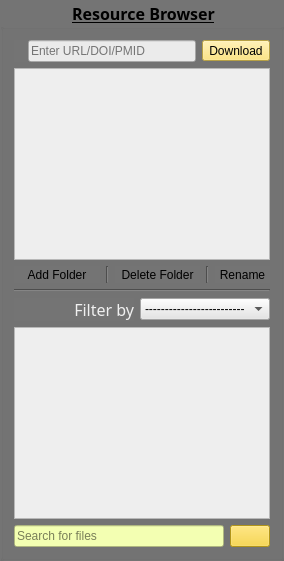
     <widget class="QGroupBox" name="groupBox">
      <property name="sizePolicy">
       <sizepolicy hsizetype="Expanding" vsizetype="Preferred">
        <horstretch>1</horstretch>
        <verstretch>0</verstretch>
       </sizepolicy>
      </property>
      <property name="font">
       <font>
        <family>Trebuchet MS</family>
        <pointsize>12</pointsize>
        <weight>75</weight>
        <bold>true</bold>
        <underline>true</underline>
       </font>
      </property>
      <property name="styleSheet">
       <string notr="true">background-color: rgb(116, 116, 116);</string>
      </property>
      <property name="title">
       <string>Resource Browser</string>
      </property>
      <property name="alignment">
       <set>Qt::AlignCenter</set>
      </property>
      <property name="flat">
       <bool>true</bool>
      </property>
      <property name="checkable">
       <bool>false</bool>
      </property>
      <property name="checked">
       <bool>false</bool>
      </property>
      <layout class="QVBoxLayout" name="verticalLayout" stretch="0,0,0,0,0,0,0">
       <item>
        <layout class="QHBoxLayout" name="horizontalLayout">
         <property name="spacing">
          <number>0</number>
         </property>
         <property name="sizeConstraint">
          <enum>QLayout::SetDefaultConstraint</enum>
         </property>
         <item>
          <widget class="QLabel" name="label">
           <property name="text">
            <string/>
           </property>
          </widget>
         </item>
         <item>
          <widget class="QLabel" name="label_3">
           <property name="text">
            <string/>
           </property>
          </widget>
         </item>
         <item>
          <widget class="QLineEdit" name="inputurl">
           <property name="styleSheet">
            <string notr="true">background-color: rgb(235, 235, 235);</string>
           </property>
           <property name="alignment">
            <set>Qt::AlignLeading|Qt::AlignLeft|Qt::AlignVCenter</set>
           </property>
           <property name="dragEnabled">
            <bool>true</bool>
           </property>
           <property name="placeholderText">
            <string>Enter URL/DOI/PMID</string>
           </property>
           <property name="clearButtonEnabled">
            <bool>true</bool>
           </property>
          </widget>
         </item>
         <item>
          <spacer name="horizontalSpacer">
           <property name="orientation">
            <enum>Qt::Horizontal</enum>
           </property>
           <property name="sizeType">
            <enum>QSizePolicy::Minimum</enum>
           </property>
           <property name="sizeHint" stdset="0">
            <size>
             <width>6</width>
             <height>6</height>
            </size>
           </property>
          </spacer>
         </item>
         <item>
          <widget class="QToolButton" name="downloadbutton">
           <property name="sizePolicy">
            <sizepolicy hsizetype="Fixed" vsizetype="Fixed">
             <horstretch>0</horstretch>
             <verstretch>0</verstretch>
            </sizepolicy>
           </property>
           <property name="toolTip">
            <string>&lt;html&gt;&lt;head/&gt;&lt;body&gt;&lt;p&gt;&lt;span style=&quot; color:#000000;&quot;&gt;Download to the selected folder&lt;/span&gt;&lt;/p&gt;&lt;/body&gt;&lt;/html&gt; </string>
           </property>
           <property name="autoFillBackground">
            <bool>false</bool>
           </property>
           <property name="styleSheet">
            <string notr="true">background-color: rgb(255, 224, 97);





</string>
           </property>
           <property name="text">
            <string>Download</string>
           </property>
           <property name="icon">
            <iconset>
             <normaloff>ico/030.png</normaloff>ico/030.png</iconset>
           </property>
           <property name="iconSize">
            <size>
             <width>41</width>
             <height>19</height>
            </size>
           </property>
           <property name="checkable">
            <bool>false</bool>
           </property>
           <property name="toolButtonStyle">
            <enum>Qt::ToolButtonFollowStyle</enum>
           </property>
          </widget>
         </item>
        </layout>
       </item>
       <item>
        <widget class="QTreeView" name="tree">
         <property name="styleSheet">
          <string notr="true">background-color: rgb(238, 238, 238);</string>
         </property>
        </widget>
       </item>
       <item>
        <layout class="QHBoxLayout" name="horizontalLayout_3">
         <item>
          <widget class="QToolButton" name="newfolder">
           <property name="sizePolicy">
            <sizepolicy hsizetype="Ignored" vsizetype="Fixed">
             <horstretch>0</horstretch>
             <verstretch>0</verstretch>
            </sizepolicy>
           </property>
           <property name="toolTip">
            <string>Creates new folder</string>
           </property>
           <property name="autoFillBackground">
            <bool>false</bool>
           </property>
           <property name="styleSheet">
            <string notr="true">QToolTip { color: #000; background-color: #fff; border: none; }
QToolButton{border:none;}
</string>
           </property>
           <property name="text">
            <string>Add Folder</string>
           </property>
           <property name="icon">
            <iconset>
             <normaloff>ico/019.png</normaloff>ico/019.png</iconset>
           </property>
           <property name="iconSize">
            <size>
             <width>37</width>
             <height>40</height>
            </size>
           </property>
           <property name="toolButtonStyle">
            <enum>Qt::ToolButtonFollowStyle</enum>
           </property>
          </widget>
         </item>
         <item>
          <widget class="Line" name="line_2">
           <property name="orientation">
            <enum>Qt::Vertical</enum>
           </property>
          </widget>
         </item>
         <item>
          <widget class="QToolButton" name="deletefolder">
           <property name="sizePolicy">
            <sizepolicy hsizetype="Ignored" vsizetype="Fixed">
             <horstretch>0</horstretch>
             <verstretch>0</verstretch>
            </sizepolicy>
           </property>
           <property name="palette">
            <palette>
             <active>
              <colorrole role="Button">
               <brush brushstyle="SolidPattern">
                <color alpha="255">
                 <red>116</red>
                 <green>116</green>
                 <blue>116</blue>
                </color>
               </brush>
              </colorrole>
              <colorrole role="Base">
               <brush brushstyle="SolidPattern">
                <color alpha="255">
                 <red>116</red>
                 <green>116</green>
                 <blue>116</blue>
                </color>
               </brush>
              </colorrole>
              <colorrole role="Window">
               <brush brushstyle="SolidPattern">
                <color alpha="255">
                 <red>116</red>
                 <green>116</green>
                 <blue>116</blue>
                </color>
               </brush>
              </colorrole>
             </active>
             <inactive>
              <colorrole role="Button">
               <brush brushstyle="SolidPattern">
                <color alpha="255">
                 <red>116</red>
                 <green>116</green>
                 <blue>116</blue>
                </color>
               </brush>
              </colorrole>
              <colorrole role="Base">
               <brush brushstyle="SolidPattern">
                <color alpha="255">
                 <red>116</red>
                 <green>116</green>
                 <blue>116</blue>
                </color>
               </brush>
              </colorrole>
              <colorrole role="Window">
               <brush brushstyle="SolidPattern">
                <color alpha="255">
                 <red>116</red>
                 <green>116</green>
                 <blue>116</blue>
                </color>
               </brush>
              </colorrole>
             </inactive>
             <disabled>
              <colorrole role="Button">
               <brush brushstyle="SolidPattern">
                <color alpha="255">
                 <red>116</red>
                 <green>116</green>
                 <blue>116</blue>
                </color>
               </brush>
              </colorrole>
              <colorrole role="Base">
               <brush brushstyle="SolidPattern">
                <color alpha="255">
                 <red>116</red>
                 <green>116</green>
                 <blue>116</blue>
                </color>
               </brush>
              </colorrole>
              <colorrole role="Window">
               <brush brushstyle="SolidPattern">
                <color alpha="255">
                 <red>116</red>
                 <green>116</green>
                 <blue>116</blue>
                </color>
               </brush>
              </colorrole>
             </disabled>
            </palette>
           </property>
           <property name="font">
            <font>
             <weight>50</weight>
             <bold>false</bold>
             <stylestrategy>PreferDefault</stylestrategy>
            </font>
           </property>
           <property name="toolTip">
            <string>Deleting folder will delete all the files</string>
           </property>
           <property name="statusTip">
            <string/>
           </property>
           <property name="styleSheet">
            <string notr="true">QToolTip { color: #000; background-color: #fff; border: none; }
QToolButton{border:none;}

</string>
           </property>
           <property name="text">
            <string>Delete Folder</string>
           </property>
           <property name="icon">
            <iconset>
             <normaloff>ico/020.png</normaloff>ico/020.png</iconset>
           </property>
           <property name="iconSize">
            <size>
             <width>37</width>
             <height>40</height>
            </size>
           </property>
           <property name="toolButtonStyle">
            <enum>Qt::ToolButtonFollowStyle</enum>
           </property>
          </widget>
         </item>
         <item>
          <widget class="Line" name="line_3">
           <property name="orientation">
            <enum>Qt::Vertical</enum>
           </property>
          </widget>
         </item>
         <item>
          <widget class="QToolButton" name="renamefolder">
           <property name="toolTip">
            <string>&lt;html&gt;&lt;head/&gt;&lt;body&gt;&lt;p&gt;&lt;span style=&quot; color:#000000;&quot;&gt;Rename selected folder&lt;/span&gt;&lt;/p&gt;&lt;/body&gt;&lt;/html&gt;</string>
           </property>
           <property name="styleSheet">
            <string notr="true">QToolTip { color: #000; background-color: #fff; border: none; }
QToolButton{border:none;}

</string>
           </property>
           <property name="text">
            <string>Rename</string>
           </property>
           <property name="icon">
            <iconset>
             <normaloff>ico/021.png</normaloff>ico/021.png</iconset>
           </property>
           <property name="iconSize">
            <size>
             <width>68</width>
             <height>37</height>
            </size>
           </property>
           <property name="toolButtonStyle">
            <enum>Qt::ToolButtonFollowStyle</enum>
           </property>
          </widget>
         </item>
        </layout>
       </item>
       <item>
        <widget class="Line" name="line">
         <property name="orientation">
          <enum>Qt::Horizontal</enum>
         </property>
        </widget>
       </item>
       <item>
        <layout class="QHBoxLayout" name="horizontalLayout_2">
         <item>
          <widget class="QLabel" name="label_2">
           <property name="font">
            <font>
             <family>Arial Rounded MT Bold</family>
            </font>
           </property>
           <property name="styleSheet">
            <string notr="true">border-color: rgb(255, 103, 53);</string>
           </property>
           <property name="text">
            <string>&lt;html&gt;&lt;head/&gt;&lt;body&gt;&lt;p&gt;&lt;span style=&quot; font-size:12pt; color:#f0f0f0;&quot;&gt;Filter by&lt;/span&gt;&lt;/p&gt;&lt;/body&gt;&lt;/html&gt;</string>
           </property>
           <property name="textFormat">
            <enum>Qt::RichText</enum>
           </property>
           <property name="scaledContents">
            <bool>false</bool>
           </property>
           <property name="alignment">
            <set>Qt::AlignRight|Qt::AlignTrailing|Qt::AlignVCenter</set>
           </property>
          </widget>
         </item>
         <item>
          <widget class="QComboBox" name="filtercombo">
           <property name="toolTip">
            <string>Filter files by</string>
           </property>
           <property name="styleSheet">
            <string notr="true">background-color: rgb(229, 229, 229);</string>
           </property>
           <property name="currentText">
            <string>-------------------------</string>
           </property>
           <item>
            <property name="text">
             <string>-------------------------</string>
            </property>
           </item>
           <item>
            <property name="text">
             <string>Author</string>
            </property>
           </item>
           <item>
            <property name="text">
             <string>Journal</string>
            </property>
           </item>
           <item>
            <property name="text">
             <string>Year</string>
            </property>
           </item>
           <item>
            <property name="text">
             <string>Type</string>
            </property>
           </item>
          </widget>
         </item>
        </layout>
       </item>
       <item>
        <widget class="QListWidget" name="sortlist">
         <property name="styleSheet">
          <string notr="true">background-color: rgb(238, 238, 238);</string>
         </property>
         <property name="sortingEnabled">
          <bool>true</bool>
         </property>
        </widget>
       </item>
       <item>
        <layout class="QHBoxLayout" name="horizontalLayout_8">
         <item>
          <widget class="QLineEdit" name="lineEdit">
           <property name="toolTip">
            <string/>
           </property>
           <property name="styleSheet">
            <string notr="true">background-color: rgb(243, 255, 178);</string>
           </property>
           <property name="placeholderText">
            <string>Search for files</string>
           </property>
           <property name="clearButtonEnabled">
            <bool>true</bool>
           </property>
          </widget>
         </item>
         <item>
          <widget class="QPushButton" name="pushButton">
           <property name="toolTip">
            <string>Search for files</string>
           </property>
           <property name="styleSheet">
            <string notr="true">QPushButton{background-color: rgb(248, 207, 37)};
QToolTip { color: #000; background-color: #fff; border: none; }

</string>
           </property>
           <property name="text">
            <string/>
           </property>
           <property name="icon">
            <iconset>
             <normaloff>ico/012.png</normaloff>ico/012.png</iconset>
           </property>
           <property name="flat">
            <bool>false</bool>
           </property>
          </widget>
         </item>
        </layout>
       </item>
      </layout>
     </widget>
